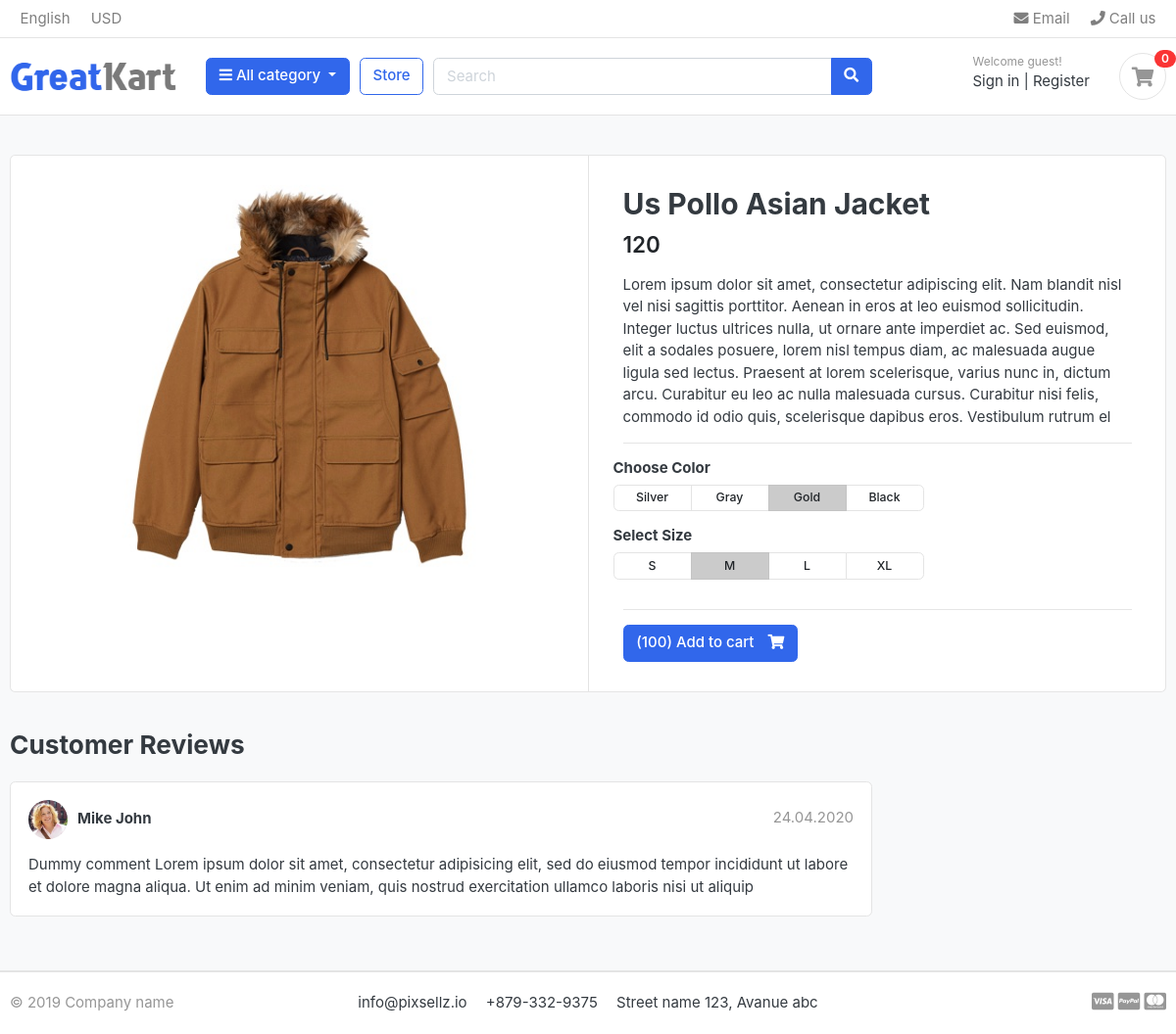
Page /store/jackets/us-pollo-asian-jacket/ on the earlier database version.
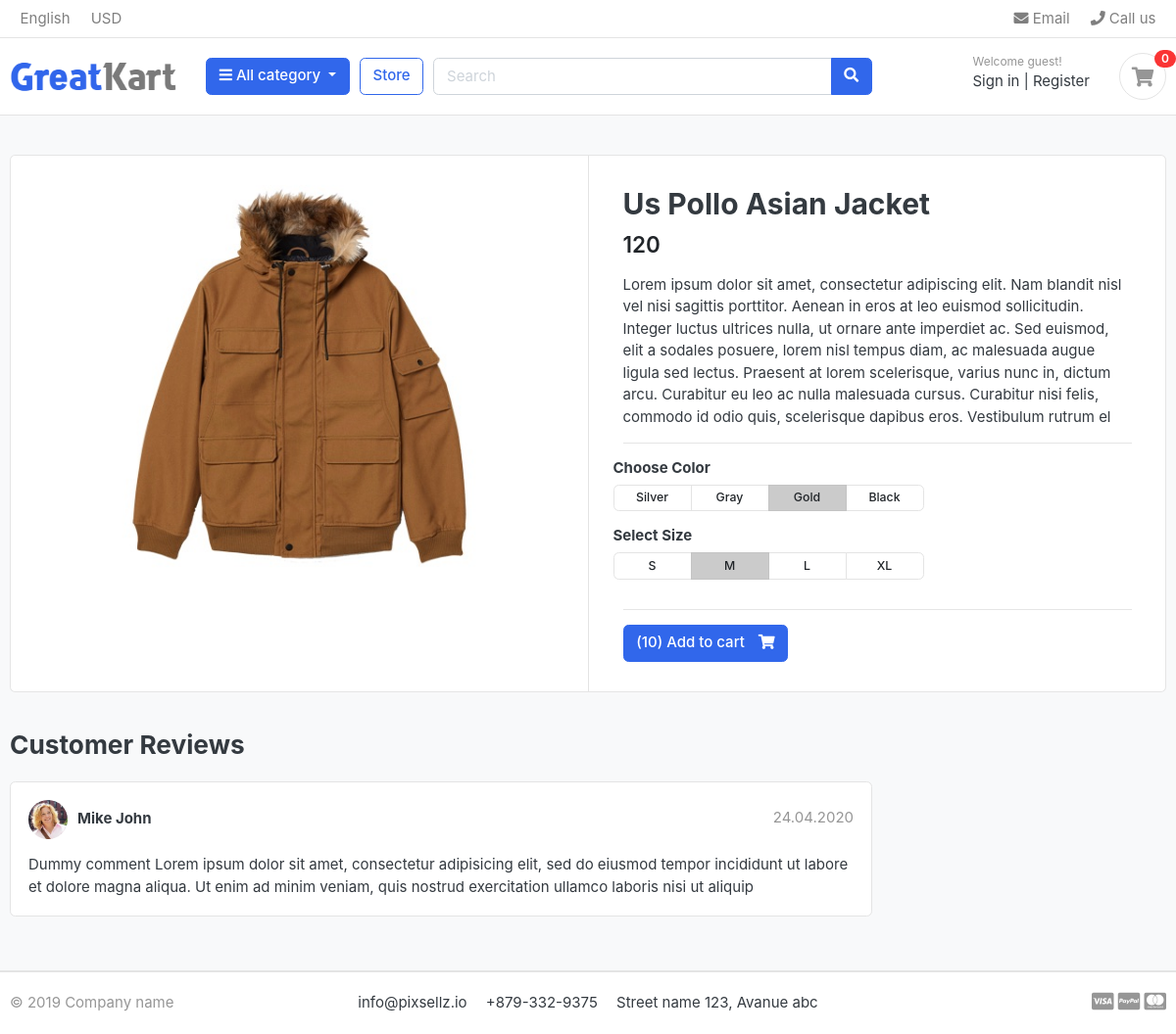
Same page on the later database version.
### store/models.py (models this page shows, shortened)
class Product(models.Model):
    name = models.CharField(max_length=100, unique=True)
    slug = models.SlugField(max_length=100, unique=True)
    description = models.TextField(max_length=500, blank=True)
    price = models.IntegerField()
    image = models.ImageField(upload_to = 'photo/products')
    stock = models.IntegerField()
    is_available = models.BooleanField(default=True)
    category = models.ForeignKey(Category, on_delete=models.CASCADE)
    created_date = models.DateTimeField(auto_now_add=True)
    modified_date = models.DateTimeField(auto_now=True)

### store/views.py (the view)
# urls.py: path('<slug:category_slug>/<slug:product_slug>/', product_detail, name="product_detail"),
def product_detail(request,category_slug,product_slug):
        product=get_object_or_404(Product,slug=product_slug,category__slug=category_slug)
        context={
            'product':product
        }
        return render(request,'product_detail.html',context)

### category/context_processors.py (called while the page is built)
def menu_links(request):
    categories = Category.objects.all()
    return dict(categories=categories)

### category/models.py (called while the page is built)
    def get_url(self):
        return  reverse('product_by_category',args=[self.slug])

### templates/product_detail.html
{% extends 'base.html' %}
{% load static %}
{% block content %}
<section class="section-content padding-y bg">
<div class="container">
<div class="card">
	<div class="row no-gutters">
		<aside class="col-md-6">
<article class="gallery-wrap">
	<div class="img-big-wrap">
	   <a href="#"><img src="{{ product.image.url }}"></a>
	</div>
</article>
		</aside>
		<main class="col-md-6 border-left">
<article class="content-body">
<h2 class="title">{{ product.name}}</h2>
<div class="mb-3">
	<var class="price h4">{{product.price}}</var>
</div>
<p>{{ product.description}}</p>
<hr>
	<div class="row">
		<div class="item-option-select">
			<h6>Choose Color</h6>
			<div class="btn-group btn-group-sm btn-group-toggle" data-toggle="buttons">
			  <label class="btn btn-light">
			    <input type="radio" name="radio_color"> Silver
			  </label>
			  <label class="btn btn-light">
			    <input type="radio" name="radio_color" > Gray
			  </label>
			  <label class="btn btn-light active">
			    <input type="radio" name="radio_color checked"> Gold
			  </label>
			  <label class="btn btn-light">
			    <input type="radio" name="radio_color"> Black
			  </label>
			</div>
		</div>
	</div>
	<div class="row">
		<div class="item-option-select">
			<h6>Select Size</h6>
			<div class="btn-group btn-group-sm btn-group-toggle" data-toggle="buttons">
			  <label class="btn btn-light">
			    <input type="radio" name="radio_color"> S
			  </label>
			  <label class="btn btn-light active">
			    <input type="radio" name="radio_color" checked> M
			  </label>
			  <label class="btn btn-light">
			    <input type="radio" name="radio_color"> L
			  </label>
			  <label class="btn btn-light">
			    <input type="radio" name="radio_color"> XL
			  </label>
			</div>
		</div>
	</div>
	<hr>
    {% if product.stock <= 0 %}
    <h5 class="text-danger">Out of stock</h5>
{% else %}
    <a href="{% url 'cart_add' product.id %}" class="btn  btn-primary">
    <span class="text">({{product.stock}}) Add to cart</span>
    <i class="fas fa-shopping-cart"></i> </a>
{% endif %}
</article>
		</main>
	</div>
</div>
<br>
<div class="row">
			<div class="col-md-9">
	<header class="section-heading">
		<h3>Customer Reviews </h3>
	</header>
	<article class="box mb-3">
		<div class="icontext w-100">
			<img src="{% static './images/avatars/avatar1.jpg' %}" class="img-xs icon rounded-circle">
			<div class="text">
				<span class="date text-muted float-md-right">24.04.2020 </span>
				<h6 class="mb-1">Mike John </h6>
			</div>
		</div>
		<div class="mt-3">
			<p>
				Dummy comment Lorem ipsum dolor sit amet, consectetur adipisicing elit, sed do eiusmod
				tempor incididunt ut labore et dolore magna aliqua. Ut enim ad minim veniam,
				quis nostrud exercitation ullamco laboris nisi ut aliquip
			</p>
		</div>
	</article>
	</div>
</div>
</div>
</section>
{% endblock content %}

Differences in the rows shown:
changed Product "Us Pollo Asian Jacket": stock "100" → "10"
